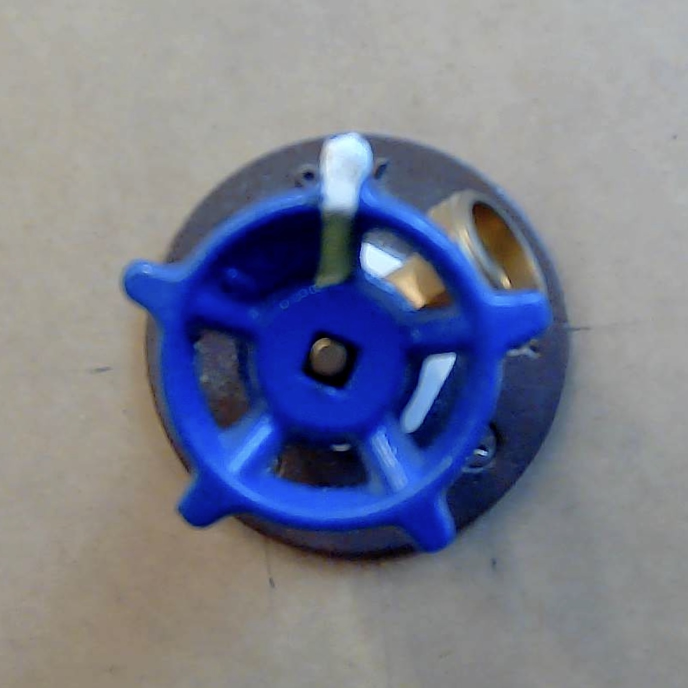
#> input picture depth&angle_finder/templates/small_valve_template.jpg, 1376 x 1376 px (shown at 1/2 size); its folder holds 3 pictures in this run
$ python 678_ps3-2_canny.py
#> lines starting #> are read from the running program, lines starting #| are printed output that depends on the picture
import cv2 as cv
from os.path import join


def cannyEdgeDetector(_):
    global low_threshold
    global high_threshold
    global aperture
    global gradient
    # reads values from trackbars
    low_threshold = cv.getTrackbarPos('Low Threshold:', 'Feature Map' )
    high_threshold = cv.getTrackbarPos('High Threshold', 'Feature Map')
    aperture = cv.getTrackbarPos('Aperture', 'Feature Map')
    gradient = cv.getTrackbarPos('Gradient on/off', 'Feature Map')
    smooth_img = cv.blur(original, (5, 5))
    # converts inputs to 3, 5, 7 for aperture size
    if aperture == 0:
        aperture = 3
    elif aperture == 1:
        aperture = 5
    elif aperture == 2:
        aperture = 7
    feature_map = cv.Canny(smooth_img, low_threshold, high_threshold, apertureSize=aperture, L2gradient=gradient)
    feature_map = cv.bitwise_not(feature_map)
    cv.imshow('Feature Map', feature_map)
    cv.imwrite(img_path+"-canny.png", feature_map)  # saves image


def main():
    folder_path = "templates"
    files_names = ['cheerios', 'circuit', 'gear', 'professor']
    files_names = ['small_valve_template']

    # creats trackbars
    cv.namedWindow('Feature Map')
    cv.createTrackbar('Low Threshold:', 'Feature Map' , 0, 255, cannyEdgeDetector)
    cv.createTrackbar('High Threshold', 'Feature Map', 0, 255, cannyEdgeDetector)
    cv.createTrackbar('Aperture', 'Feature Map', 0, 2, cannyEdgeDetector)
    cv.createTrackbar('Gradient on/off', 'Feature Map', False, True, cannyEdgeDetector)

    # loops through all images
    for img in files_names:
        global img_path
        global original
        img_path = join(folder_path, img)
        original = cv.imread(img_path + '.jpg', cv.IMREAD_GRAYSCALE)
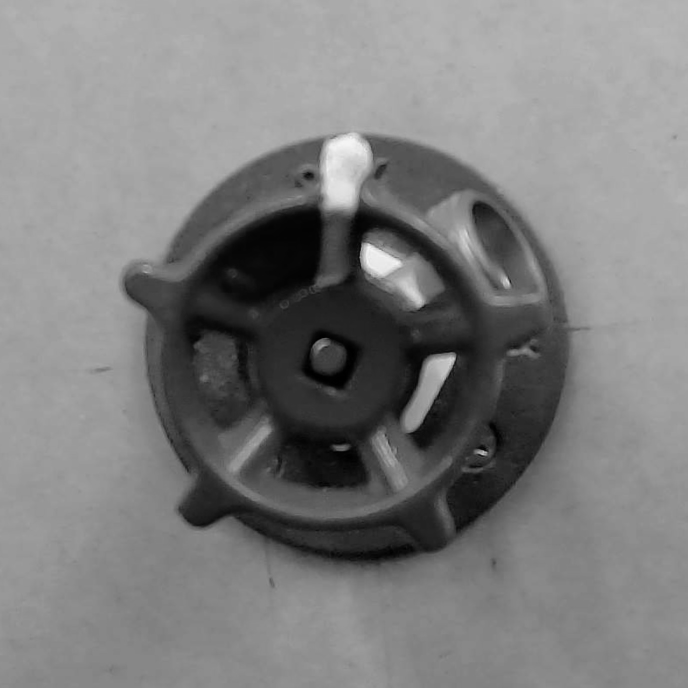
#> original: shape (1376, 1376) (shown at 1/2 size); min 0, max 247, mean 126.1
        cannyEdgeDetector(0)
#> in cannyEdgeDetector, `feature_map = cv.Canny(smooth_img, low_threshold, high_threshold, aper..`:
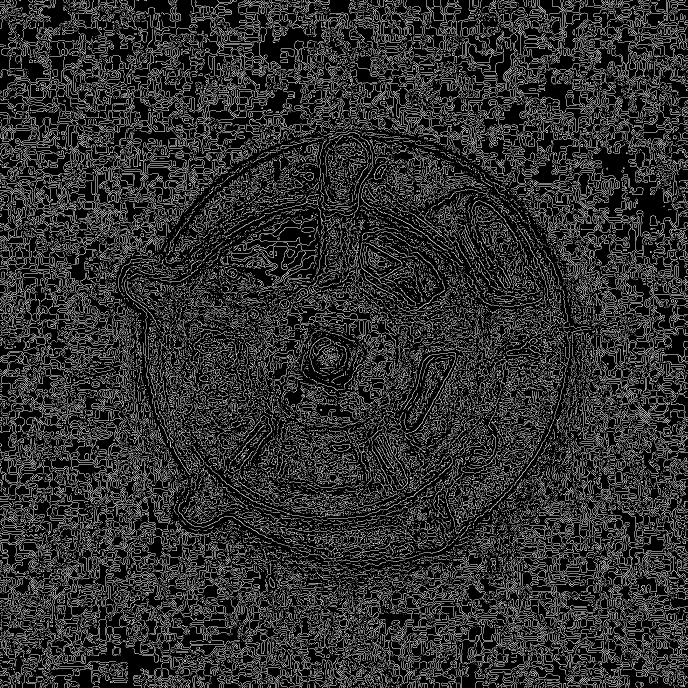
#> feature_map: shape (1376, 1376) (shown at 1/2 size); 18.5% white in thin lines or dots
#> in cannyEdgeDetector, `feature_map = cv.bitwise_not(feature_map)`: feature_map: shape (1376, 1376); 81.5% white; black in thin lines or dots
        cv.waitKey()

        # displays final parameters
        print("Canny Edge Detector Parameters For Image \"{}\":".format(img))
        print("Low Treshold: {}".format(low_threshold))
        print("High Threshold: {}".format(high_threshold))
        print("Aperture Size: {}".format(aperture))
        print("Gradient: {}\n".format(gradient))


if __name__ == '__main__':
    main()
